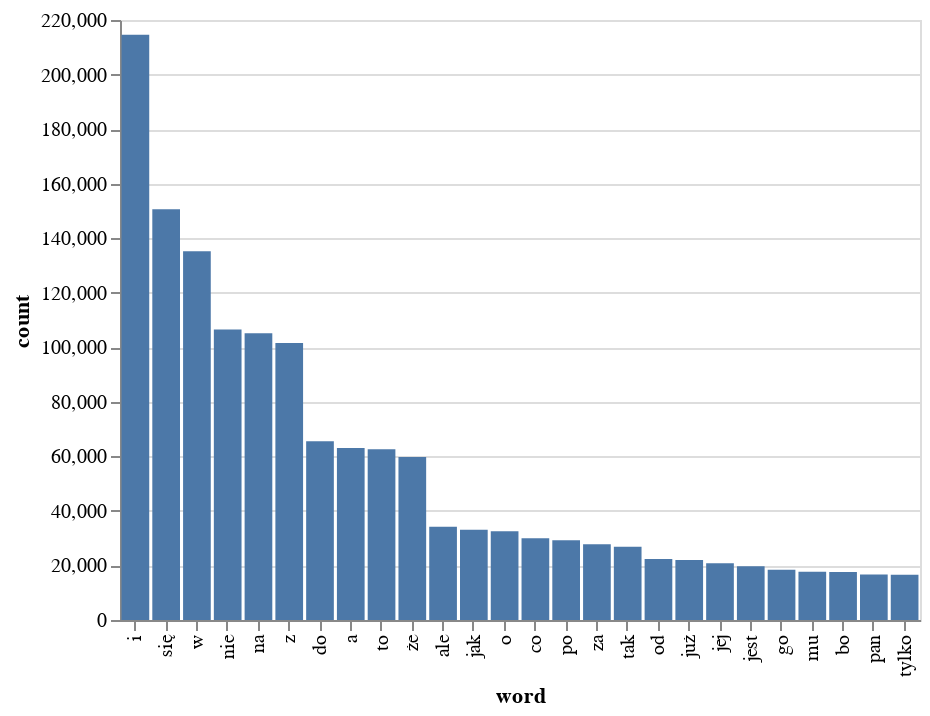

The code cell stored with this chart in its notebook:
### Markdown cell above
Rysunek pokazuje, że nie mamy raczej do czynienia z rozkładem Zipfa, w którym pierwsze słowo występuje dwa razy częściej niż drugie, drugie dwa razy częściej niż trzecie itd.:

### Code cell
alt.Chart(df_for_vis).mark_bar().encode(
    x=alt.X('word', sort=alt.EncodingSortField(field='word', op='count', order='ascending')),
    y='count'
)

### Figure 1 — Vega-Lite specification as saved in the notebook (floating-point values rounded to 4 significant figures)
{"$schema": "https://vega.github.io/schema/vega-lite/v2.6.0.json", "config": {"view": {"height": 300, "width": 400}}, "data": {"name": "data-20e67a8795cc7b8faf86798c9aa862a9"}, "datasets": {"data-20e67a8795cc7b8faf86798c9aa862a9": [{"count": 214558, "word": "i"}, {"count": 150620, "word": "się"}, {"count": 135190, "word": "w"}, {"count": 106474, "word": "nie"}, {"count": 105147, "word": "na"}, {"count": 101554, "word": "z"}, {"count": 65563, "word": "do"}, {"count": 63111, "word": "a"}, {"count": 62638, "word": "to"}, {"count": 59799, "word": "że"}, {"count": 34146, "word": "ale"}, {"count": 33115, "word": "jak"}, {"count": 32498, "word": "o"}, {"count": 30012, "word": "co"}, {"count": 29228, "word": "po"}, {"count": 27737, "word": "za"}, {"count": 26876, "word": "tak"}, {"count": 22391, "word": "od"}, {"count": 21976, "word": "już"}, {"count": 20794, "word": "jej"}, {"count": 19744, "word": "jest"}, {"count": 18381, "word": "go"}, {"count": 17687, "word": "mu"}, {"count": 17629, "word": "bo"}, {"count": 16691, "word": "pan"}, {"count": 16607, "word": "tylko"}]}, "encoding": {"x": {"field": "word", "sort": {"field": "word", "op": "count", "order": "ascending"}, "type": "nominal"}, "y": {"field": "count", "type": "quantitative"}}, "mark": "bar"}
